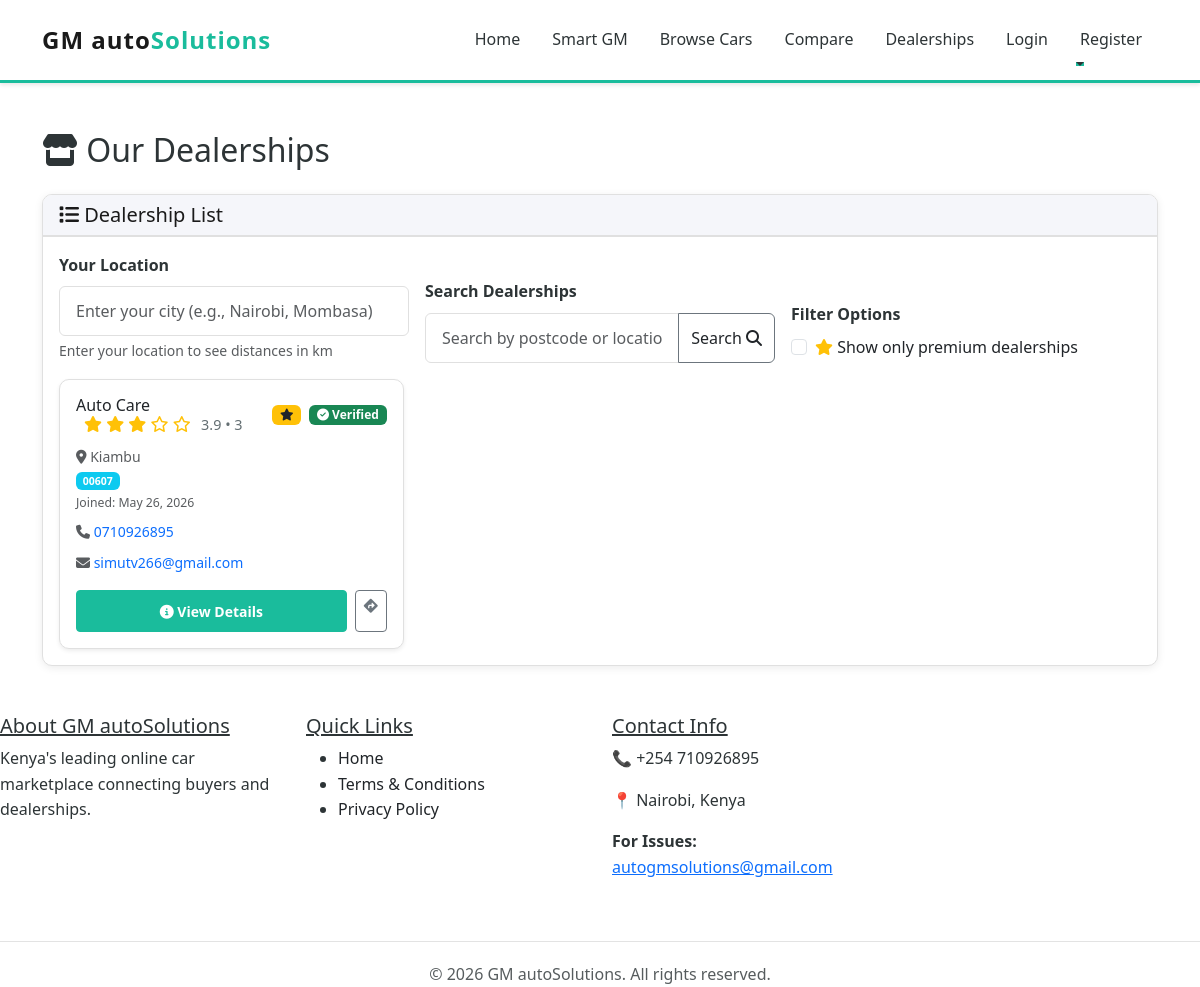
The app's page /dealerships/ with its own data.
### myapp/models.py (models this page shows, shortened)
class Dealership(models.Model):
    user = models.OneToOneField(User, on_delete=models.CASCADE, related_name='dealership')
    company_name = models.CharField(max_length=255)
    description = models.TextField()
    logo = models.ImageField(upload_to='dealership_logos/', null=True, blank=True)
    website = models.URLField(blank=True)
    instagram_url = models.URLField(blank=True)
    facebook_url = models.URLField(blank=True)
    twitter_url = models.URLField(blank=True)
    youtube_url = models.URLField(blank=True)
    linkedin_url = models.URLField(blank=True)
    tiktok_url = models.URLField(blank=True)
    email = models.EmailField()
    phone_number = models.CharField(max_length=15)
    location = models.CharField(max_length=255)  # City/Area in Kenya
    area_code = models.CharField(max_length=20, blank=True, help_text="Area code (e.g., 00100 for Nairobi CBD)")
    latitude = models.FloatField(null=True, blank=True)  # For Google Maps
    longitude = models.FloatField(null=True, blank=True)  # For Google Maps
    address = models.TextField()
    business_certificate = models.FileField(upload_to='dealership_certificates/', null=True, blank=False)
    is_approved = models.BooleanField(default=False)  # Dealership must be approved to be active
    is_premium = models.BooleanField(default=False)  # Premium dealerships appear as top picks on the home page
    is_verified = models.BooleanField(default=False)  # Admin-controlled verified badge for trusted dealerships
    RESPONSE_TIME_CHOICES = [
        ('10_min', '10 min'),
        ('1_hr', '1 hr'),
        ('3_hr', '3 hr'),
        ('6_hr', '6 hr'),
        ('24_hr', '24 hr'),
    ]
    response_time_badge_enabled = models.BooleanField(default=False)
    response_time_badge_choice = models.CharField(
        max_length=20,
        choices=RESPONSE_TIME_CHOICES,
        blank=True,
        default=''
    )
    rating = models.FloatField(default=0, validators=[MinValueValidator(0), MaxValueValidator(5)])
    created_at = models.DateTimeField(auto_now_add=True)
    updated_at = models.DateTimeField(auto_now=True)

### myapp/views.py (the view)
# urls.py: path('dealerships/', views.dealerships_map, name='dealerships_map'),
def dealerships_map(request):
    query = request.GET.get('q', '').strip()
    premium_filter = request.GET.get('premium') == '1'
    buyer_location = request.GET.get('buyer_location', '').strip()
    dealerships = Dealership.objects.filter(is_approved=True)
    if query:
        dealerships = dealerships.filter(
            Q(area_code__icontains=query) |
            Q(location__icontains=query) |
            Q(company_name__icontains=query)
        )
    if premium_filter:
        dealerships = dealerships.filter(is_premium=True)
    dealerships = dealerships.only(
        'id', 'company_name', 'location', 'address', 'phone_number', 'email',
        'area_code', 'latitude', 'longitude', 'is_premium'
    )
    buyer_lat, buyer_lon = None, None
    if buyer_location:
        buyer_lat, buyer_lon = geocode_address(buyer_location)
    dealership_list = []
    for d in dealerships:
        distance = None
        if buyer_lat and buyer_lon and d.latitude and d.longitude:
            distance = haversine_distance(buyer_lat, buyer_lon, d.latitude, d.longitude)
        dealership_list.append({
            'dealership': d,
            'distance': distance
        })
    if buyer_location and buyer_lat:
        dealership_list.sort(key=lambda x: (x['distance'] is None, x['distance'] or 0))
    else:
        dealership_list.sort(key=lambda x: x['dealership'].company_name.lower())
    dealerships_json = json.dumps([
        {
            'id': item['dealership'].id,
            'company_name': item['dealership'].company_name,
            'location': item['dealership'].location,
            'address': item['dealership'].address,
            'phone_number': item['dealership'].phone_number,
            'email': item['dealership'].email,
            'area_code': item['dealership'].area_code,
            'latitude': float(item['dealership'].latitude) if item['dealership'].latitude else None,
            'longitude': float(item['dealership'].longitude) if item['dealership'].longitude else None,
            'is_premium': item['dealership'].is_premium,
            'distance': item['distance']
        } for item in dealership_list
    ])
    return render(request, 'dealerships_map.html', {
        'dealership_list': dealership_list,
        'dealerships_json': dealerships_json,
        'search_query': query,
        'premium_filter': premium_filter,
        'buyer_location': buyer_location,
    })

### myapp/context_processors.py (called while the page is built)
def car_hierarchy(request):
    return {
        'car_hierarchy_json': json.dumps(get_combined_car_hierarchy())
    }

### myapp/Templates/dealerships_map.html (shortened to what this page needs)
{% extends 'base.html' %}
{% block content %}
<div class="container py-5">
    <div class="row">
        <div class="col-12">
            <h2 class="mb-4">
                <i class="fas fa-store"></i> Our Dealerships
            </h2>
        </div>
    </div>
    <div class="row">
        <div class="col-12">
            <div class="card">
                <div class="card-header">
                    <h5 class="mb-0">
                        <i class="fas fa-list"></i> Dealership List
                    </h5>
                </div>
                <div class="card-body">
                    <form method="get" class="row g-3 align-items-end mb-3">
                        <div class="col-md-4">
                            <label for="buyer-location" class="form-label fw-bold">Your Location</label>
                            <input type="text" name="buyer_location" id="buyer-location" class="form-control" placeholder="Enter your city (e.g., Nairobi, Mombasa)" value="{{ buyer_location }}" title="Enter your location to see distances to dealerships">
                            <div class="form-text">Enter your location to see distances in km</div>
                        </div>
                        <div class="col-md-4">
                            <label for="area-search" class="form-label fw-bold">Search Dealerships</label>
                            <div class="input-group">
                                <input type="text" name="q" id="area-search" class="form-control" placeholder="Search by postcode or location..." value="{{ search_query }}">
                                <button class="btn btn-outline-secondary text-dark" type="submit"> Search
                                    <i class="fas fa-search"></i>
                                </button>
                            </div>
                        </div>
                        <div class="col-md-4">
                            <label class="form-label fw-bold">Filter Options</label>
                            <div class="form-check">
                                <input class="form-check-input" type="checkbox" name="premium" id="premium-filter" value="1" onchange="this.form.submit()" {% if premium_filter %}checked{% endif %}>
                                <label class="form-check-label" for="premium-filter">
                                    <i class="fas fa-star text-warning"></i> Show only premium dealerships
                                </label>
                            </div>
                        </div>
                    </form>
                    <div id="dealership-list" class="row g-4">
                        {% for item in dealership_list %}
                            {% with dealership=item.dealership %}
                            <div class="col-md-6 col-lg-4 dealership-item"
                                 data-name="{{ dealership.company_name }}"
                                 data-area="{{ dealership.area_code|default:'' }}"
                                 data-location="{{ dealership.location|default:'' }}">
                                <div class="card h-100 shadow-sm">
                                    <div class="card-body">
                                        <div class="d-flex justify-content-between align-items-start mb-2">
                                            <div class="d-flex align-items-center gap-2 mb-1">
                                                <h6 class="card-title mb-0 flex-grow-1">{{ dealership.company_name }} {% include 'includes/dealership_rating.html' with dealership=dealership %}</h6>
                                                {% if dealership.is_premium %}
                                                    <span class="badge bg-warning text-dark"><i class="fas fa-star"></i></span>
                                                {% endif %}
                                                {% if dealership.is_verified %}
                                                    <span class="badge bg-success text-white"><i class="fas fa-check-circle"></i> Verified</span>
                                                {% endif %}
                                            </div>
                                        </div>
                                        <p class="text-muted small mb-2">
                                            <i class="fas fa-map-marker-alt"></i> {{ dealership.location }}
                                            {% if dealership.area_code %}
                                                <br><span class="badge bg-info">{{ dealership.area_code }}</span>
                                            {% endif %}
                                            <br>
                                            <small>Joined: {{ dealership.created_at|date:"M d, Y" }}</small>
                                        </p>
                                        <p class="text-muted small mb-2">
                                            <i class="fas fa-phone"></i> <a href="tel:{{ dealership.phone_number }}" class="text-decoration-none">{{ dealership.phone_number }}</a>
                                        </p>
                                        {% if dealership.email %}
                                            <p class="text-muted small mb-3">
                                                <i class="fas fa-envelope"></i> <a href="mailto:{{ dealership.email }}" class="text-decoration-none">{{ dealership.email }}</a>
                                            </p>
                                        {% endif %}
                                        <div class="d-flex gap-2">
                                            <a href="/dealership/{{ dealership.id }}/" class="btn btn-primary btn-sm flex-grow-1">
                                                <i class="fas fa-info-circle"></i> View Details
                                            </a>
                                            {% if dealership.latitude and dealership.longitude %}
                                                <a href="https://www.google.com/maps/dir/?api=1&destination={{ dealership.latitude }},{{ dealership.longitude }}" target="_blank" class="btn btn-outline-secondary btn-sm">
                                                    <i class="fas fa-directions"></i>
                                                </a>
                                            {% endif %}
                                        </div>
                                    </div>
                                </div>
                            </div>
                            {% endwith %}
                        {% endfor %}
                    </div>
                </div>
            </div>
        </div>
    </div>
</div>
{% endblock %}

### myapp/Templates/includes/dealership_rating.html
<div class="dealership-rating ms-2">
    <span class="stars text-warning" aria-hidden="true">
        {% for _ in "12345" %}
            {% if forloop.counter <= dealership.rating %}
                <i class="fas fa-star"></i>
            {% else %}
                <i class="far fa-star"></i>
            {% endif %}
        {% endfor %}
    </span>
    <small class="rating-number ms-1 d-none d-sm-inline">{{ dealership.rating|floatformat:1 }}{% if dealership.reviews.count %} • {{ dealership.reviews.count }}{% endif %}</small>
</div>

### myapp/Templates/base.html (style rules this page uses)
:root { --primary-white: #ffffff; --primary-black: #1a1a1a; --accent-teal: #1abc9c; --dark-gray: #2d3436; --light-gray: #f5f6fa; --text-dark: #2d3436; --text-light: #636e72; --border-color: #e0e0e0; }
* { margin: 0; padding: 0; box-sizing: border-box; }
html, body { height: 100%; background-color: var(--primary-white); }
body { font-family: 'Segoe UI', Tahoma, Geneva, Verdana, sans-serif; color: var(--text-dark); line-height: 1.6; }
.btn-primary { background-color: var(--accent-teal) !important; border-color: var(--accent-teal) !important; color: var(--primary-white) !important; font-weight: 600; padding: 0.6rem 1.5rem; transition: all 0.3s ease; }
.dealership-rating { display:inline-flex; align-items:center; gap:0.4rem; }
.dealership-rating .stars { font-size: 1rem; }
.dealership-rating .rating-number { font-size: 0.9rem; color: var(--text-light); }
.card { border: 1px solid var(--border-color); border-radius: 10px; transition: all 0.3s ease; overflow: hidden; box-shadow: 0 2px 8px rgba(0, 0, 0, 0.08); }
.card-header { background-color: var(--light-gray) !important; border-bottom: 2px solid var(--border-color); font-weight: 600; color: var(--primary-black); }
.form-control, .form-select { border: 1px solid var(--border-color); border-radius: 6px; padding: 0.75rem 1rem; transition: all 0.3s ease; }
.form-label { font-weight: 600; color: var(--text-dark); margin-bottom: 0.5rem; }
.stars { color: #ffc107; font-size: 1.1rem; }

### records on screen
Dealership: dealership.company_name "Auto Care", dealership.rating "3.9", dealership.reviews.count "3", is_premium True (drawn), is_verified True (drawn), dealership.location "Kiambu", dealership.area_code "00607", dealership.created_at "May 26, 2026", dealership.phone_number "0710926895", dealership.email "simutv266@gmail.com"
